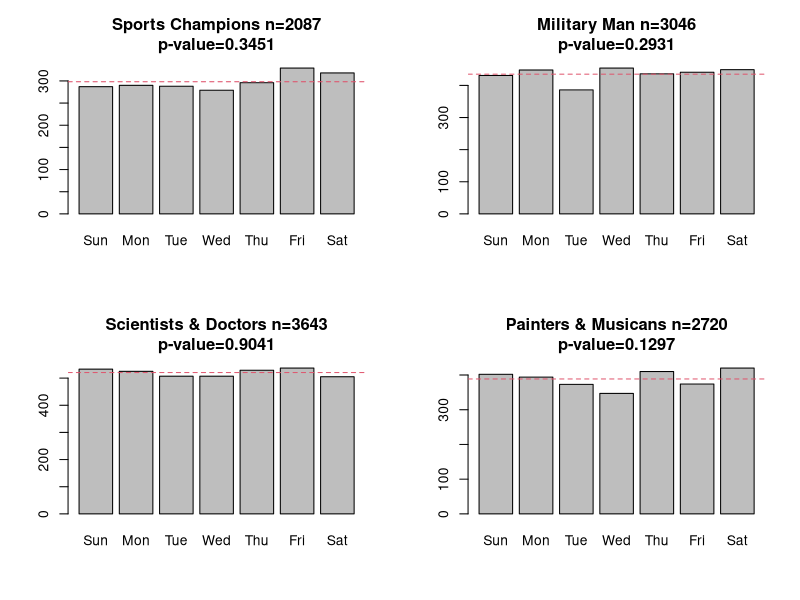

Reproduce this figure in R.
require(lubridate)
require(plyr)

Sport    <- read.delim("data/Gauquelin-SportsChampions.tsv")
Military <- read.delim("data/Gauquelin-MilitaryMan.tsv")
Science  <- read.delim("data/Gauquelin-Scientists-Doctors.tsv")
Paint  <- read.delim("data/Gauquelin-Painters-Musicans.tsv")

plotWeekDays <- function(data, title) {
  data$data <- ymd_hms(sprintf("%d-%d-%d %d:%d:%d", data$YEA, data$MON, data$DAY, data$H,data$MN,data$SEC))
  data$wday <- wday(data$data, label=T)
  counts <- table(data$wday)
  chisq = chisq.test(counts)
  barplot(counts)
  abline(h=mean(counts), col=2, lty=2)
  title(sprintf("%s n=%d\np-value=%.4f", title, nrow(data), chisq$p.value))
}

par(mfrow=c(2,2)) 
plotWeekDays(Sport, "Sports Champions")
plotWeekDays(Military, "Military Man")
plotWeekDays(Science, "Scientists & Doctors")
plotWeekDays(Paint, "Painters & Musicans")